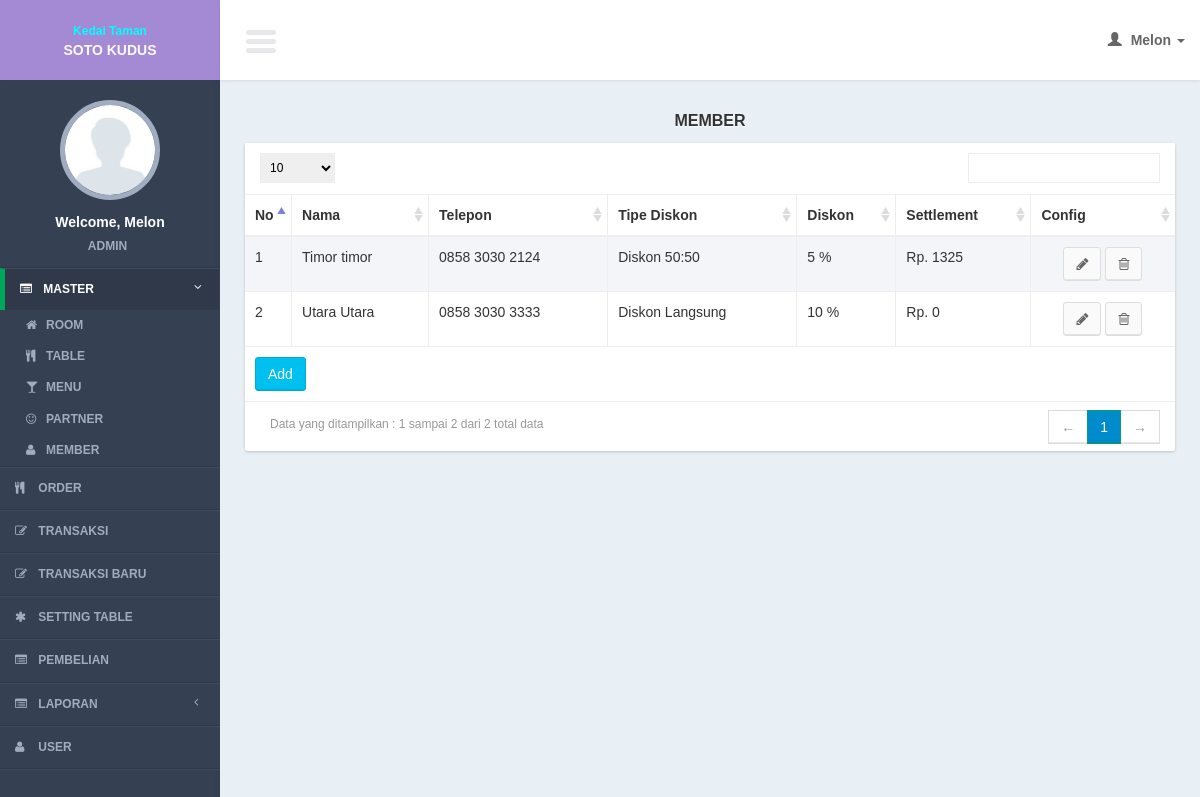
/controllers/member.php?page=list (signed in), run on an earlier commit of the app's database.
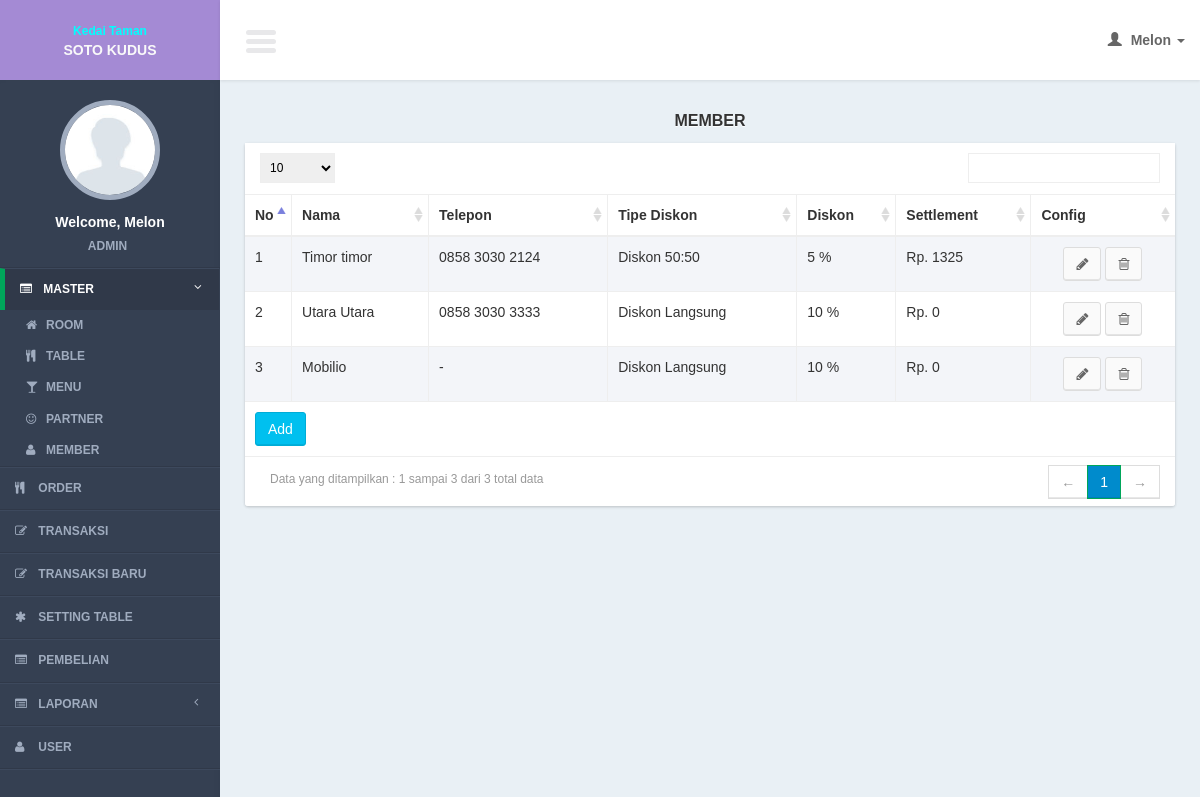
And on a later commit of the database.
### tables this page shows
CREATE TABLE IF NOT EXISTS `members` (
`member_id` int(11) NOT NULL,
  `member_name` varchar(100) NOT NULL,
  `member_phone` varchar(100) NOT NULL,
  `member_settlement` int(11) NOT NULL,
  `member_discount` int(11) NOT NULL,
  `member_discount_type` int(11) NOT NULL
);

### models/member_model.php (called while the page is built, shortened)
<?php
function select(){
	$query = mysql_query("select a.*
							from members a
							order by member_id");
	return $query;
}
?>

### views/member/list.php (the view, shortened to what this page needs)
     <section class="content">
         <div class="row">
             <div class="col-xs-12">
                  <div class="title_page"> <?= $title ?></div>
                 <div class="box">
                     <div class="box-body2 table-responsive">
                         <table id="example1" class="table table-bordered table-striped">
                             <thead>
                                 <tr>
                                 <th width="5%">No</th>
                                     <th>Nama </th>
                                      <th>Telepon </th>
                                       <th>Tipe Diskon</th>
                                        <th>Diskon</th>
                                         <th>Settlement</th>
                                        <th>Config</th>
                                 </tr>
                             </thead>
                             <tbody>
                                 <?php
                                $no = 1;
  while($row = mysql_fetch_array($query)){
                                 ?>
                                 <tr>
                                 <td><?= $no?></td>
                                    <td><?= $row['member_name']?></td>
                                    <td><?= $row['member_phone']?></td>
                                    <td>
    <?php
	$disount_type_name = array('','Diskon Langsung',"Diskon 50:50");
                                     ?>
   <?= $disount_type_name[$row['member_discount_type']]?></td>
                                    <td><?= $row['member_discount']." %"?></td>
                                    <td><?= "Rp. ".$row['member_settlement']?></td>
                                    <td style="text-align:center;">
                                         <a href="member.php?page=form&id=<?= $row['member_id']?>" class="btn btn-default" ><i class="fa fa-pencil"></i></a>
                                         <a href="javascript:void(0)" onclick="confirm_delete(<?= $row['member_id']; ?>,'member.php?page=delete&id=')" class="btn btn-default" ><i class="fa fa-trash-o"></i></a>
                                     </td>
                                 </tr>
                                 <?php
$no++;
                                 }
                                 ?>
                             </tbody>
                               <tfoot>
                                 <tr>
                                     <td colspan="7"><a href="<?= $add_button ?>" class="btn btn-info " >Add</a></td>
                                 </tr>
                             </tfoot>
                         </table>
                     </div>
                 </div>
             </div>
         </div>
     </section>

What changed in the data, as far as the page shows it:
added members: member_name "Mobilio", member_phone "-", member_discount_type "Diskon Langsung", member_discount "10", member_settlement "0"
Also different on the page:
text written by a page script: "Data yang ditampilkan : 1 sampai 2 dari 2 total data ← 1 →" → "Data yang ditampilkan : 1 sampai 3 dari 3 total data ← 1 →"
